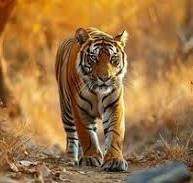
#> input picture image_processing_code/tiger.jpeg, 193 x 183 px, found by its file name
$ python thresholding.py
#> lines starting #> are read from the running program, lines starting #| are printed output that depends on the picture; after the words box and inside, x2 and y2 are one past the last pixel; in counts of white or black regions, pixels touching at a corner belong together
import cv2

# Load image in grayscale
image = cv2.imread('/home/wot-raj/image_processing_code/tiger.jpeg', cv2.IMREAD_GRAYSCALE)
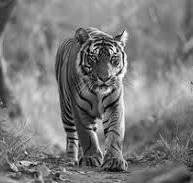
#> image: shape (183, 193); min 0, max 255, mean 123.8

# Simple Thresholding
_, simple_thresh = cv2.threshold(image, 127, 255, cv2.THRESH_BINARY)
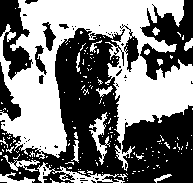
#> simple_thresh: shape (183, 193); 48.9% white; 171 white regions (153 under 20 px), largest, box (x1, y1, x2, y2) and area: (0, 0, 193, 171) 14947, (37, 162, 125, 183) 531, (89, 112, 110, 165) 367

# Adaptive Thresholding
adaptive_thresh = cv2.adaptiveThreshold(image, 255, cv2.ADAPTIVE_THRESH_MEAN_C, cv2.THRESH_BINARY, 11, 2)
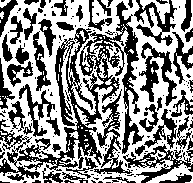
#> adaptive_thresh: shape (183, 193); 55.3% white; 163 black regions (119 under 20 px), largest, box (x1, y1, x2, y2) and area: (0, 1, 144, 181) 5965, (123, 116, 193, 183) 1017, (139, 42, 177, 106) 890

# Display results
cv2.imshow('Simple Thresholding', simple_thresh)
cv2.imshow('Adaptive Thresholding', adaptive_thresh)
cv2.waitKey(0)
cv2.destroyAllWindows()
